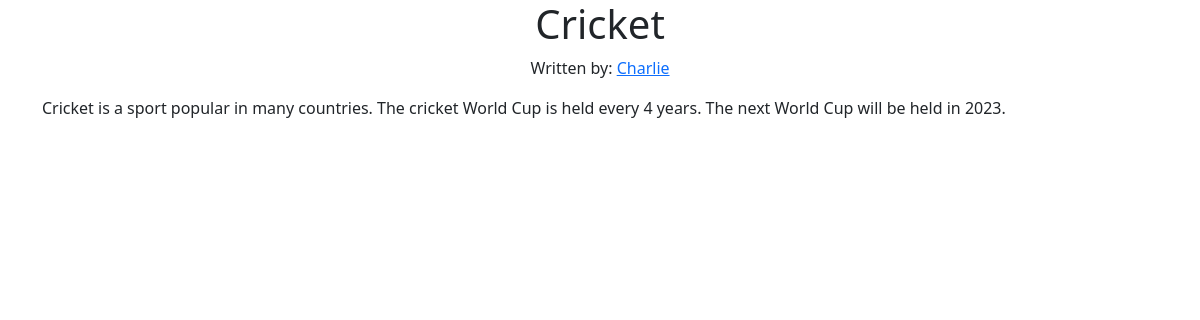
/article_home/Cricket, run on the app's committed database.
### main.py (models this page shows)
class User(db.Model):
    __tablename__ = "user"
    user_id = db.Column(db.Integer(), primary_key=True, autoincrement=True)
    name = db.Column(db.String(), unique=True)
    email = db.Column(db.String(), unique=True)

class Article(db.Model):
    __tablename__ = "article"
    article_id = db.Column(db.Integer(), primary_key=True, autoincrement=True)
    title = db.Column(db.String())
    content = db.Column(db.String())
    authors = db.relationship("User", secondary="article_authors")

### main.py (the view)
@app.route("/article_home/<article_title>", methods=["GET", "POST"])
def article_home(article_title):
    article_selected = Article.query.filter(
        Article.title == article_title).first()
    article_authors = article_selected.authors
    article_content = article_selected.content
    return render_template("article_home.html", article_title=article_title, article_authors=article_authors, article_content=article_content)

### templates/article_home.html (shortened to what this page needs)
{% extends "base.html" %}
{% block body %}
<div class="container">
  <h1 class="text-center">{{article_title}}</h1>
  <p class="text-center">
    Written by: {% for author in article_authors %}<a
      href="/author_home/{{author.name}}"
      target="_blank"
      >{{author.name}}</a
    >{% if not loop.last %}, {% endif %} {% endfor %}
  </p>
  <p>{{ article_content }}</p>
</div>
{% endblock %}

### data on the page
User: name "Charlie"
Article: content "Cricket is a sport popular in many countries. The cricket World Cup is held every 4 years. The next World Cup will be held in 2023."
